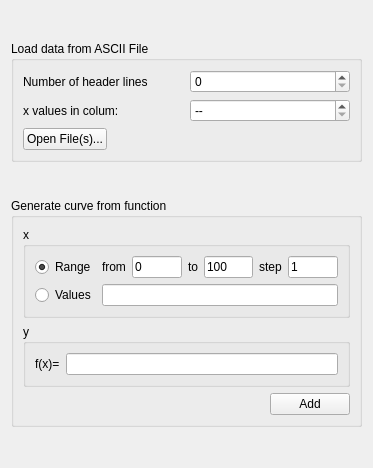
<ui version="4.0" >
 <class>RawDataChooser</class>
 <widget class="QWidget" name="RawDataChooser" >
  <property name="geometry" >
   <rect>
    <x>0</x>
    <y>0</y>
    <width>373</width>
    <height>468</height>
   </rect>
  </property>
  <property name="windowTitle" >
   <string>Form</string>
  </property>
  <layout class="QVBoxLayout" >
   <item>
    <widget class="QGroupBox" name="groupBox" >
     <property name="sizePolicy" >
      <sizepolicy vsizetype="Maximum" hsizetype="Preferred" >
       <horstretch>0</horstretch>
       <verstretch>0</verstretch>
      </sizepolicy>
     </property>
     <property name="title" >
      <string>Load data from ASCII File</string>
     </property>
     <layout class="QVBoxLayout" >
      <item>
       <layout class="QHBoxLayout" >
        <item>
         <widget class="QLabel" name="label_8" >
          <property name="text" >
           <string>Number of header lines</string>
          </property>
         </widget>
        </item>
        <item>
         <widget class="QSpinBox" name="headerSB" >
          <property name="toolTip" >
           <string>&lt;html>&lt;head>&lt;meta name="qrichtext" content="1" />&lt;style type="text/css">
p, li { white-space: pre-wrap; }
&lt;/style>&lt;/head>&lt;body style=" font-family:'Sans Serif'; font-size:9pt; font-weight:400; font-style:normal;">
&lt;p style=" margin-top:0px; margin-bottom:0px; margin-left:0px; margin-right:0px; -qt-block-indent:0; text-indent:0px;">This many lines at the beginning of the file will be ignored&lt;/p>&lt;/body>&lt;/html></string>
          </property>
         </widget>
        </item>
       </layout>
      </item>
      <item>
       <layout class="QHBoxLayout" >
        <item>
         <widget class="QLabel" name="label_9" >
          <property name="text" >
           <string>x values in colum:</string>
          </property>
         </widget>
        </item>
        <item>
         <widget class="QSpinBox" name="xcolSB" >
          <property name="toolTip" >
           <string>&lt;html>&lt;head>&lt;meta name="qrichtext" content="1" />&lt;style type="text/css">
p, li { white-space: pre-wrap; }
&lt;/style>&lt;/head>&lt;body style=" font-family:'Sans Serif'; font-size:9pt; font-weight:400; font-style:normal;">
&lt;p style=" margin-top:0px; margin-bottom:0px; margin-left:0px; margin-right:0px; -qt-block-indent:0; text-indent:0px;">In multi column files, the values of this column will be used for the abcissas. Set to "no x" if the abcissas should be automatically generated as the row number.&lt;/p>&lt;/body>&lt;/html></string>
          </property>
          <property name="specialValueText" >
           <string>--</string>
          </property>
          <property name="minimum" >
           <number>-1</number>
          </property>
          <property name="value" >
           <number>-1</number>
          </property>
         </widget>
        </item>
       </layout>
      </item>
      <item>
       <layout class="QHBoxLayout" >
        <item>
         <widget class="QPushButton" name="openFilesBT" >
          <property name="text" >
           <string>Open File(s)...</string>
          </property>
         </widget>
        </item>
        <item>
         <spacer>
          <property name="orientation" >
           <enum>Qt::Horizontal</enum>
          </property>
          <property name="sizeHint" >
           <size>
            <width>40</width>
            <height>20</height>
           </size>
          </property>
         </spacer>
        </item>
       </layout>
      </item>
     </layout>
    </widget>
   </item>
   <item>
    <widget class="QGroupBox" name="groupBox_2" >
     <property name="sizePolicy" >
      <sizepolicy vsizetype="Maximum" hsizetype="Preferred" >
       <horstretch>0</horstretch>
       <verstretch>0</verstretch>
      </sizepolicy>
     </property>
     <property name="title" >
      <string>Generate curve from function</string>
     </property>
     <layout class="QVBoxLayout" >
      <item>
       <widget class="QGroupBox" name="groupBox_3" >
        <property name="title" >
         <string>x</string>
        </property>
        <layout class="QVBoxLayout" >
         <item>
          <layout class="QHBoxLayout" >
           <item>
            <widget class="QRadioButton" name="xRangeRB" >
             <property name="text" >
              <string>Range</string>
             </property>
             <property name="checked" >
              <bool>true</bool>
             </property>
            </widget>
           </item>
           <item>
            <layout class="QHBoxLayout" >
             <item>
              <widget class="QLabel" name="label_5" >
               <property name="text" >
                <string>from</string>
               </property>
              </widget>
             </item>
             <item>
              <widget class="QLineEdit" name="xFromLE" >
               <property name="text" >
                <string>0</string>
               </property>
              </widget>
             </item>
             <item>
              <widget class="QLabel" name="label_6" >
               <property name="text" >
                <string>to</string>
               </property>
              </widget>
             </item>
             <item>
              <widget class="QLineEdit" name="xToLE" >
               <property name="text" >
                <string>100</string>
               </property>
              </widget>
             </item>
             <item>
              <widget class="QLabel" name="label_7" >
               <property name="text" >
                <string>step</string>
               </property>
              </widget>
             </item>
             <item>
              <widget class="QLineEdit" name="xStepLE" >
               <property name="text" >
                <string>1</string>
               </property>
              </widget>
             </item>
            </layout>
           </item>
          </layout>
         </item>
         <item>
          <layout class="QHBoxLayout" >
           <item>
            <widget class="QRadioButton" name="xValuesRB" >
             <property name="text" >
              <string>Values</string>
             </property>
            </widget>
           </item>
           <item>
            <widget class="QLineEdit" name="xValuesLE" >
             <property name="toolTip" >
              <string>&lt;html>&lt;head>&lt;meta name="qrichtext" content="1" />&lt;style type="text/css">
p, li { white-space: pre-wrap; }
&lt;/style>&lt;/head>&lt;body style=" font-family:'Sans Serif'; font-size:9pt; font-weight:400; font-style:normal;">
&lt;p style=" margin-top:0px; margin-bottom:0px; margin-left:0px; margin-right:0px; -qt-block-indent:0; text-indent:0px;">comma separated list of values&lt;/p>&lt;/body>&lt;/html></string>
             </property>
            </widget>
           </item>
          </layout>
         </item>
        </layout>
       </widget>
      </item>
      <item>
       <widget class="QGroupBox" name="groupBox_4" >
        <property name="title" >
         <string>y</string>
        </property>
        <layout class="QVBoxLayout" >
         <item>
          <layout class="QHBoxLayout" >
           <item>
            <widget class="QLabel" name="label" >
             <property name="text" >
              <string>f(x)=</string>
             </property>
            </widget>
           </item>
           <item>
            <widget class="QLineEdit" name="f_xLE" />
           </item>
          </layout>
         </item>
        </layout>
       </widget>
      </item>
      <item>
       <layout class="QHBoxLayout" >
        <item>
         <spacer>
          <property name="orientation" >
           <enum>Qt::Horizontal</enum>
          </property>
          <property name="sizeHint" >
           <size>
            <width>40</width>
            <height>20</height>
           </size>
          </property>
         </spacer>
        </item>
        <item>
         <widget class="QPushButton" name="addCurveBT" >
          <property name="toolTip" >
           <string>&lt;html>&lt;head>&lt;meta name="qrichtext" content="1" />&lt;style type="text/css">
p, li { white-space: pre-wrap; }
&lt;/style>&lt;/head>&lt;body style=" font-family:'Sans Serif'; font-size:9pt; font-weight:400; font-style:normal;">
&lt;p style=" margin-top:0px; margin-bottom:0px; margin-left:0px; margin-right:0px; -qt-block-indent:0; text-indent:0px;">Generate new curve and add it&lt;/p>&lt;/body>&lt;/html></string>
          </property>
          <property name="text" >
           <string>Add</string>
          </property>
         </widget>
        </item>
       </layout>
      </item>
     </layout>
    </widget>
   </item>
  </layout>
 </widget>
 <resources/>
 <connections/>
</ui>
